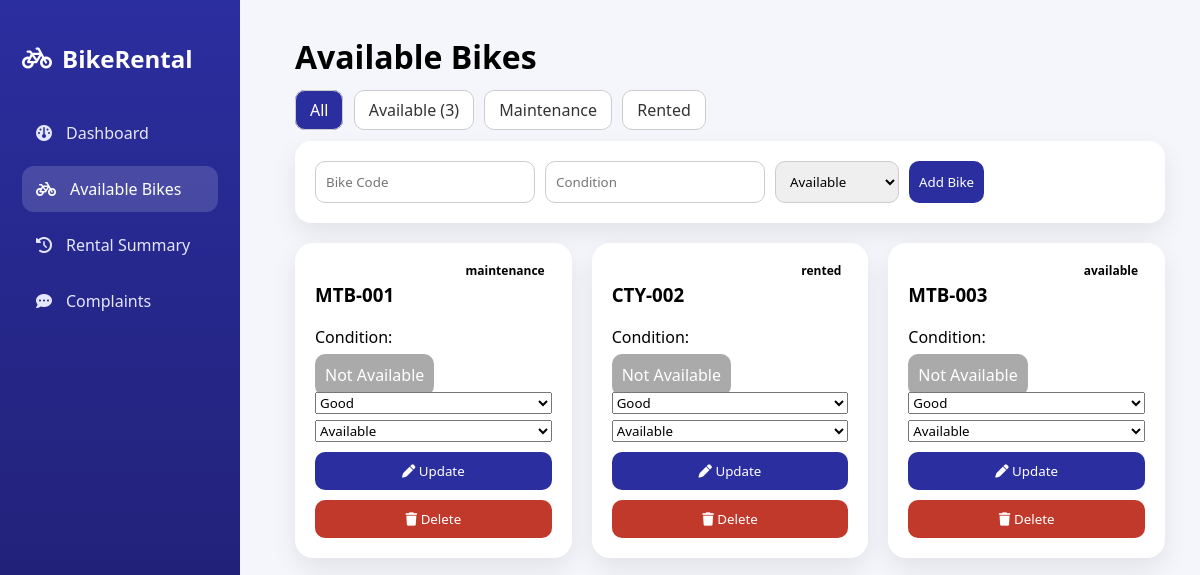
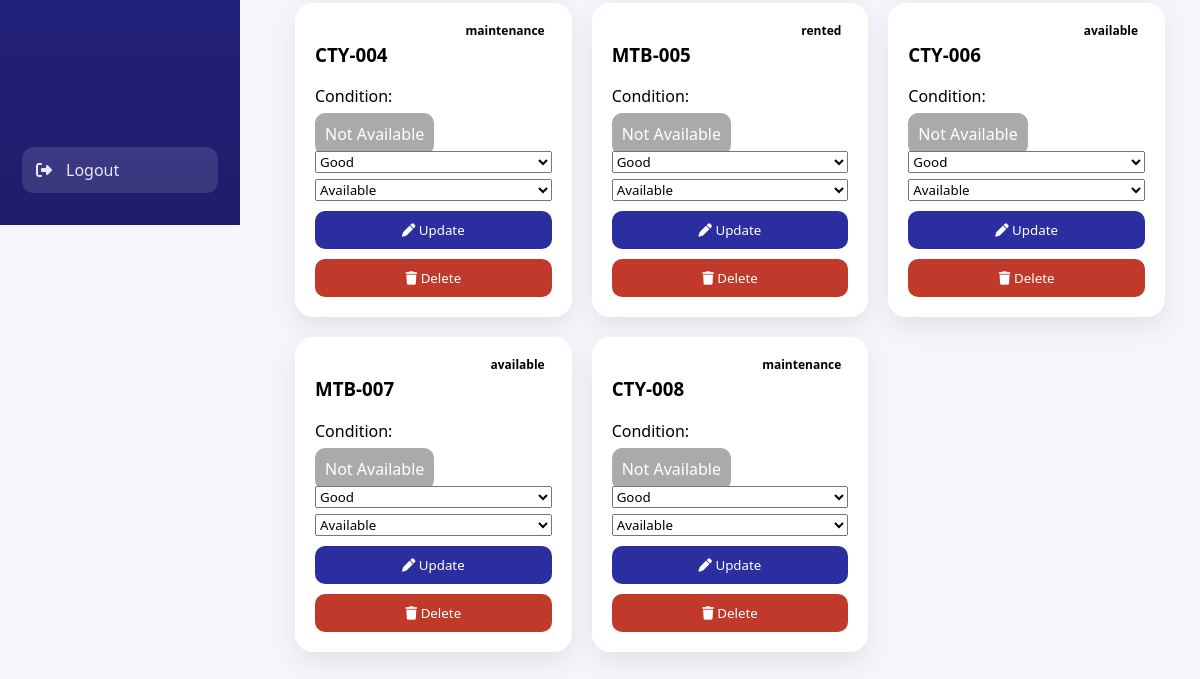
The app's page /bike_admin/bikes.php, older data (2 pictures, top to bottom).
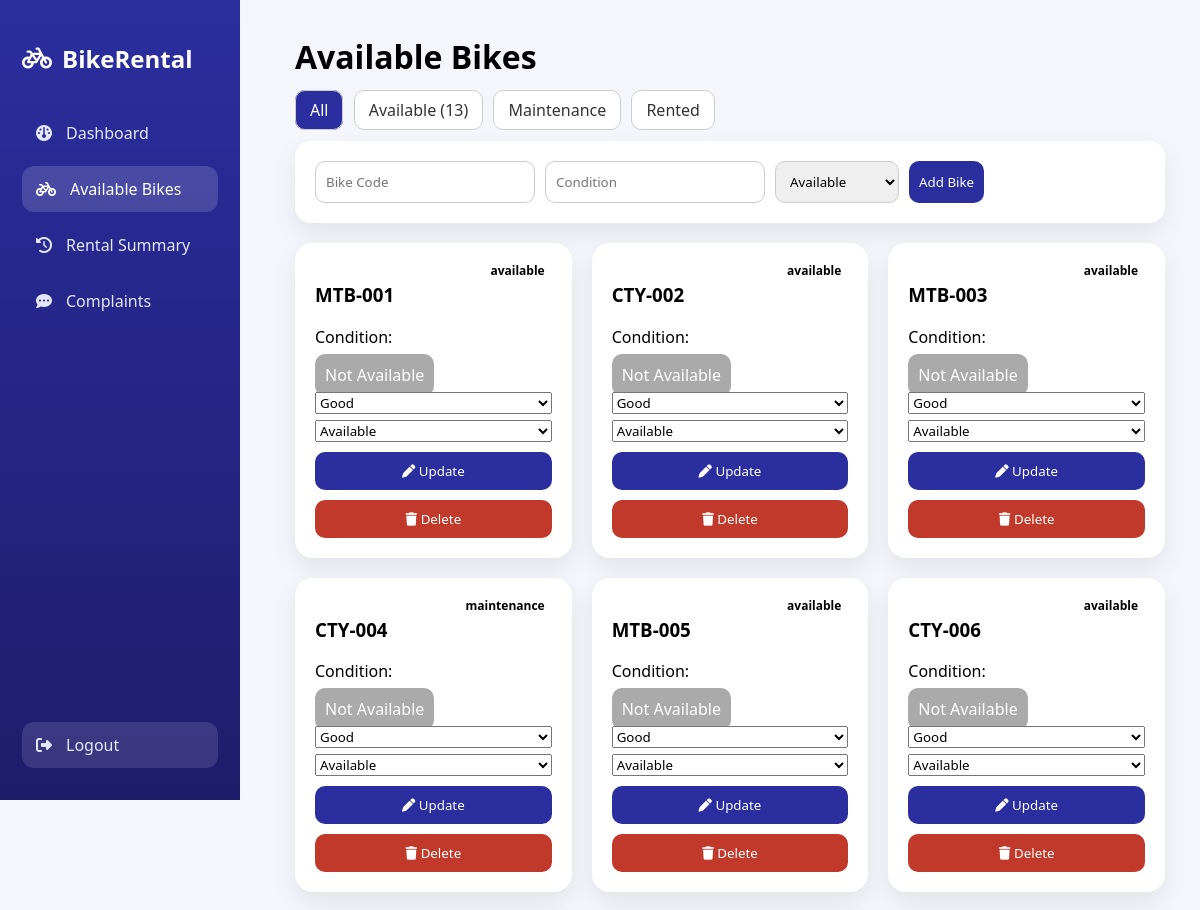
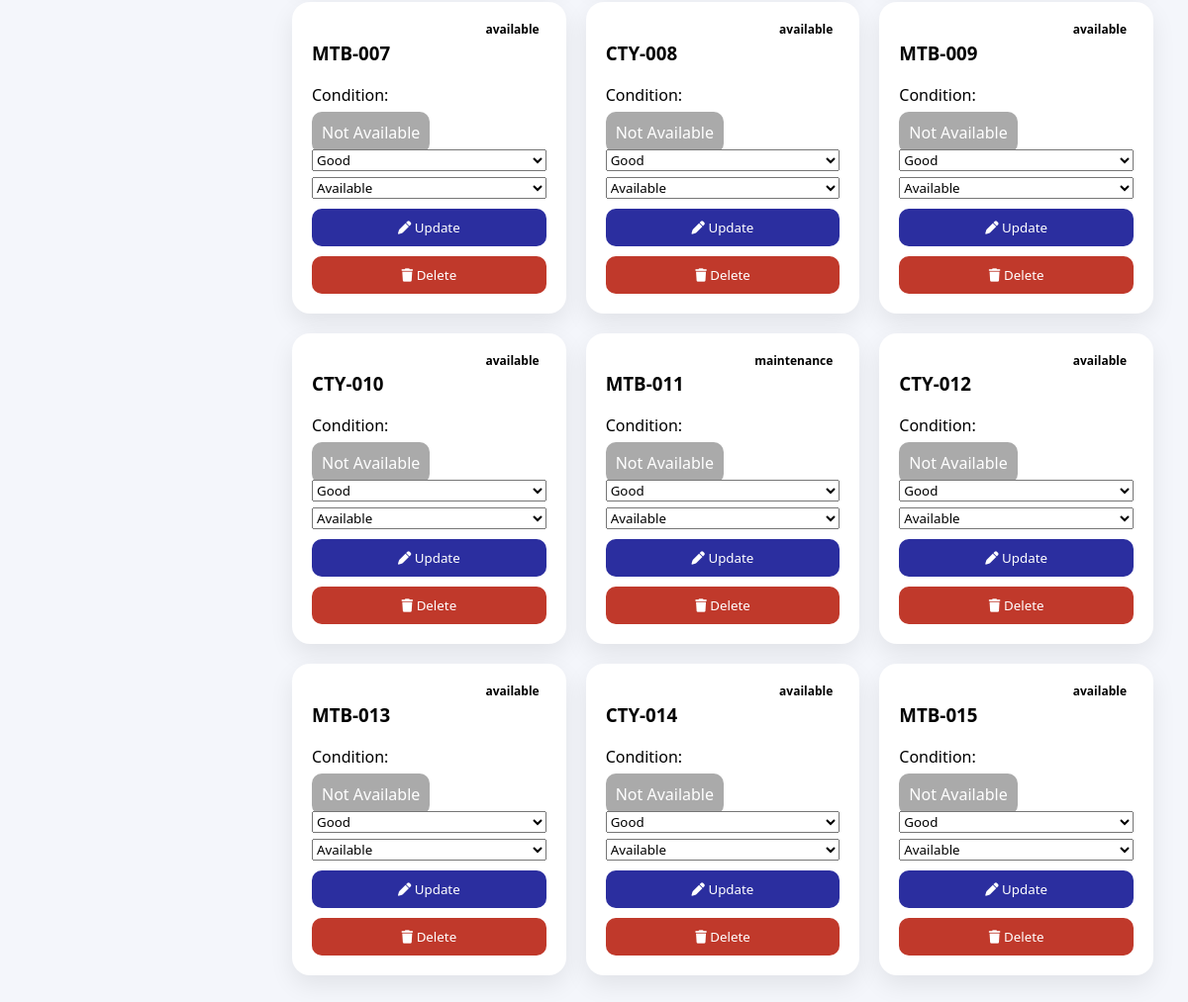
The same page, newer data (2 pictures, top to bottom).
### tables this page shows
CREATE TABLE `bikes` (
    `bike_id` INT(11) NOT NULL AUTO_INCREMENT,
    `bike_code` VARCHAR(30) NOT NULL,
    `bike_name` VARCHAR(80) NOT NULL,
    `bike_type` ENUM('mountain', 'city', 'other') NOT NULL DEFAULT 'other',
    `status` ENUM('available', 'rented', 'maintenance', 'pending') NOT NULL DEFAULT 'available',
    `location` VARCHAR(100) NOT NULL DEFAULT 'Main Bike Area',
    `last_maintained_date` DATE DEFAULT NULL,
    `created_at` TIMESTAMP NOT NULL DEFAULT CURRENT_TIMESTAMP,
    PRIMARY KEY (`bike_id`),
    UNIQUE KEY `bike_code` (`bike_code`)
);

### bike_admin/bikes.php (the view, shortened to what this page needs)
<?php
include 'db.php';
$filter = $_GET['filter'] ?? 'all';
$where = "";
$bikes = mysqli_query($conn,"SELECT * FROM bikes $where");
$available = mysqli_fetch_assoc(mysqli_query($conn,"SELECT COUNT(*) c FROM bikes WHERE status='Available'"))['c'];
?>
<!DOCTYPE html>
<html>
<head>
<link rel="stylesheet" href="https://cdnjs.cloudflare.com/ajax/libs/font-awesome/6.5.0/css/all.min.css">
</head>
<body>
<div class="sidebar">
    <h2><i class="fa-solid fa-bicycle"></i> BikeRental</h2>
    <a href="dashboard.php"><i class="fa-solid fa-gauge"></i> Dashboard</a>
    <a href="bikes.php" class="active"><i class="fa-solid fa-bicycle"></i> Available Bikes</a>
    <a href="rental_summary.php"><i class="fa-solid fa-clock-rotate-left"></i> Rental Summary</a>
    <a href="complaints.php"><i class="fa-solid fa-comment-dots"></i> Complaints</a>
    <a href="logout.php" class="logout"><i class="fa-solid fa-right-from-bracket"></i> Logout</a>
</div>
<div class="main">
<h1>Available Bikes</h1>
<div class="filters">
    <a href="?filter=all" class="<?= $filter=='all'?'active':'' ?>">All</a>
    <a href="?filter=available" class="<?= $filter=='available'?'active':'' ?>">Available (<?= $available ?>)</a>
    <a href="?filter=maintenance" class="<?= $filter=='maintenance'?'active':'' ?>">Maintenance</a>
    <a href="?filter=rented" class="<?= $filter=='rented'?'active':'' ?>">Rented</a>
</div>
<form class="form-box" method="POST">
    <input name="bike_code" placeholder="Bike Code" required>
    <input name="condition" placeholder="Condition" required>
    <select name="status">
        <option>Available</option>
    </select>
    <button name="add_bike">Add Bike</button>
</form>
<div class="grid">
<?php while($row=mysqli_fetch_assoc($bikes)){ ?>
<div class="card">
<span class="status <?= $row['status'] ?>"><?= $row['status'] ?></span>
<h3><?= $row['bike_code'] ?></h3>
<p>Condition: <strong><?= $row['condition'] ?></strong></p>
<?php if($row['status']=="Available"){ ?>
<button class="rent-btn" onclick="openRentModal(<?= $row['bike_id'] ?>,'<?= $row['bike_code'] ?>')">
    Rent Now
</button>
<?php } else { ?>
<span class="rent-btn disabled">Not Available</span>
<?php } ?>
<form method="POST">
<select name="condition" style="width:100%;margin-top:6px">
<option <?= $row['condition']=="Good"?'selected':'' ?>>Good</option>
</select>
<select name="status" style="width:100%;margin-top:6px">
<option <?= $row['status']=="Available"?'selected':'' ?>>Available</option>
</select>
<button name="update_bike" class="rent-btn">
    <i class="fa-solid fa-pen"></i> Update
</button>
<button name="delete_bike" class="rent-btn delete-btn"
onclick="return confirm('Delete this bike permanently?')">
    <i class="fa-solid fa-trash"></i> Delete
</button>
</form>
</div>
<?php } ?>
</div>
</div>
</body>
</html>

### bike_admin/bikes.php (style rules this page uses)
* { box-sizing:border-box;font-family:'Segoe UI',sans-serif }
body { margin:0;background:#f4f6fb;display:flex }
.sidebar { width:240px; background:linear-gradient(180deg,#2b2e9f,#1f1c6b); height:100vh; padding:22px; position:fixed; display:flex; flex-direction:column; color:#fff; }
.sidebar h2 { display:flex; align-items:center; gap:10px; margin-bottom:35px; }
.sidebar a { display:flex; align-items:center; gap:14px; color:#e5e7ff; text-decoration:none; padding:12px 14px; border-radius:12px; margin-bottom:10px; transition:.25s; }
.sidebar a:hover, .sidebar a.active { background:rgba(255,255,255,.15); color:#fff; }
.logout { margin-top:auto;background:rgba(255,255,255,.12) }
.main { margin-left:260px; padding:35px; width:calc(100% - 260px); }
h1 { margin-top:0 }
.filters { margin-bottom:20px }
.filters a { padding:8px 14px; border-radius:10px; background:#fff; border:1px solid #ccc; margin-right:6px; text-decoration:none; color:#333; }
.filters a.active { background:#2b2e9f; color:#fff; }
.form-box { display:flex; gap:10px; background:#fff; padding:20px; border-radius:16px; margin-bottom:20px; box-shadow:0 10px 25px rgba(0,0,0,.08); }
.form-box input, .form-box select, .form-box button { padding:10px; border-radius:10px; border:1px solid #ccc; }
.form-box button { background:#2b2e9f; color:#fff; border:none; cursor:pointer; }
.grid { display:grid; grid-template-columns:repeat(auto-fill,minmax(240px,1fr)); gap:20px; }
.card { background:#fff; padding:20px; border-radius:18px; position:relative; box-shadow:0 10px 25px rgba(0,0,0,.08); transition:.25s; }
.status { position:absolute; top:15px; right:15px; padding:4px 12px; border-radius:20px; font-size:12px; font-weight:bold; }
.rent-btn { margin-top:10px; padding:10px; background:#2b2e9f; color:#fff; border:none; border-radius:10px; cursor:pointer; width:100%; }
.rent-btn.disabled { background:#aaa; pointer-events:none; }
.delete-btn { background:#c0392b; }

Row changes from the older to the newer data that the page shows:
changed bikes "MTB-001": status "maintenance" → "available"
changed bikes "CTY-002": status "rented" → "available"
changed bikes "MTB-005": status "rented" → "available"
changed bikes "CTY-008": status "maintenance" → "available"
added bikes: status "available", bike_code "MTB-009", shows "Not Available"
added bikes: status "available", bike_code "CTY-010", shows "Not Available"
added bikes: status "maintenance", bike_code "MTB-011", shows "Not Available"
added bikes: status "available", bike_code "CTY-012", shows "Not Available"
added bikes: status "available", bike_code "MTB-013", shows "Not Available"
added bikes: status "available", bike_code "CTY-014", shows "Not Available"
added bikes: status "available", bike_code "MTB-015", shows "Not Available"
Text that changed along with them:
$available: "3" → "13"
